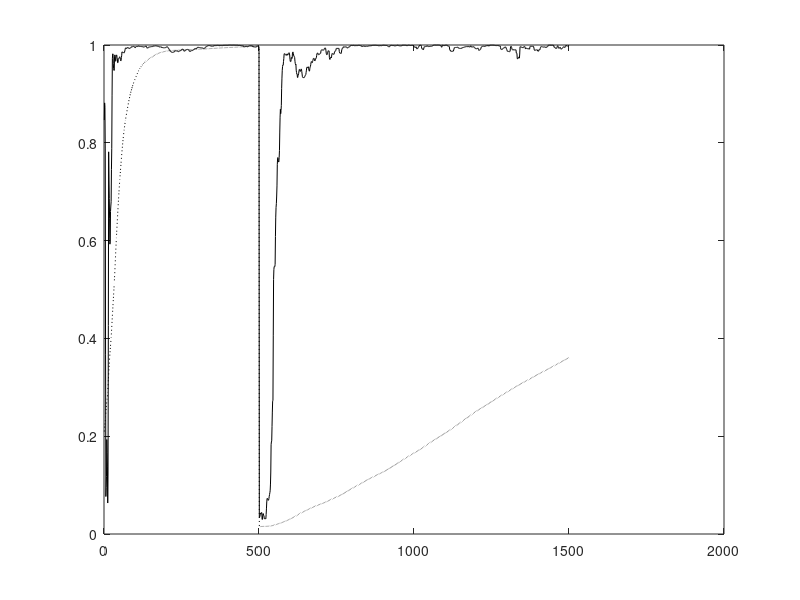

MATLAB code to generate this figure: (Note: this script raises an error after producing the figure.)
% Speedup of the Adaptive EVD Algorithm 
% Conjugate Direction Method on the Unconstrained Objective Function
% Nonstationary Case

function evdY;

clear all; close all; 

eta0 = 400;

% Number of samples N and dimension D
nSamples1 = 500;
nSamples2 = 1000;
nSamples = nSamples1 + nSamples2;
nDim = 10;
nEA = 4;
nEpochs = 1;
randn('state',0);

% Generate the covX random matrices
if 0
covX = ...
[ 0.0910   0.0380  -0.0530  -0.0050   0.0100  -0.1360   0.1550   0.0300   0.0020   0.0320 ; ...
  0.0380   0.3730   0.0180  -0.0280  -0.0110  -0.3670   0.1540  -0.0570  -0.0310  -0.0650 ; ...
 -0.0530   0.0180   1.4300   0.0170   0.0550  -0.4500  -0.0380  -0.2980  -0.0410  -0.0300 ; ...
 -0.0050  -0.0280   0.0170   0.0840  -0.0050   0.0160   0.0420  -0.0220   0.0010   0.0050 ; ...
  0.0100  -0.0110   0.0550  -0.0050   0.0710   0.0880   0.0580  -0.0690  -0.0080   0.0030 ; ...
 -0.1360  -0.3670  -0.4500   0.0160   0.0880   5.7200  -0.5440  -0.2480   0.0050   0.0950 ; ...
  0.1550   0.1540  -0.0380   0.0420   0.0580  -0.5440   2.7500  -0.3430  -0.0110  -0.1200 ; ...
  0.0300  -0.0570  -0.2980  -0.0220  -0.0690  -0.2480  -0.3430   1.4500   0.0780   0.0280 ; ...
  0.0020  -0.0310  -0.0410   0.0010  -0.0080   0.0050  -0.0110   0.0780   0.0670   0.0150 ; ...
  0.0320  -0.0650  -0.0300   0.0050   0.0030   0.0950  -0.1200   0.0280   0.0150   0.3410 ];

covX = ...
[ 0.4270   0.0110  -0.0050  -0.0250   0.0890  -0.0790  -0.0190   0.0740   0.0890   0.0050 ; ...
  0.0110   5.6900  -0.0690  -0.2820  -0.7310   0.0900  -0.1240   0.1000   0.4320  -0.1030 ; ...
 -0.0050  -0.0690   0.0800   0.0980   0.0450  -0.0410   0.0230   0.0220  -0.0350   0.0120 ; ...
 -0.0250  -0.2820   0.0980   2.8000  -0.1070   0.1500  -0.1930   0.0950  -0.2260   0.0460 ; ...
  0.0890  -0.7310   0.0450  -0.1070   3.4400   0.2530   0.2510   0.3160   0.0390  -0.0100 ; ...
 -0.0790   0.0900  -0.0410   0.1500   0.2530   2.2700  -0.1800   0.2950  -0.0390  -0.1130 ; ...
 -0.0190  -0.1240   0.0230  -0.1930   0.2510  -0.1800   0.3270   0.0270   0.0260  -0.0160 ; ...
  0.0740   0.1000   0.0220   0.0950   0.3160   0.2950   0.0270   0.7270  -0.0960  -0.0170 ; ...
  0.0890   0.4320  -0.0350  -0.2260   0.0390  -0.0390   0.0260  -0.0960   0.7150  -0.0090 ; ...
  0.0050  -0.1030   0.0120   0.0460  -0.0100  -0.1130  -0.0160  -0.0170  -0.0090   0.0650 ];

covX = ...
[ 0.3350   0.0260  -0.0510  -0.0120   0.0790   0.0170   0.0290   0.0080   0.0770  -0.0300 ; ...
  0.0260   0.0910   0.0110  -0.0100   0.0060  -0.0140  -0.0020  -0.0230   0.0110   0.0350 ; ...
 -0.0510   0.0110   0.0780   0.0000   0.0160   0.0030   0.0300  -0.0350  -0.0030  -0.0490 ; ...
 -0.0120  -0.0100   0.0000   0.0820  -0.0030  -0.0260  -0.0250  -0.0290  -0.0150   0.0250 ; ...
  0.0790   0.0060   0.0160  -0.0030   0.7970   0.1940  -0.0370  -0.0230   0.0590  -0.1450 ; ...
  0.0170  -0.0140   0.0030  -0.0260   0.1940   1.5000   0.0140  -0.1040   0.1140  -0.2290 ; ...
  0.0290  -0.0020   0.0300  -0.0250  -0.0370   0.0140   0.2770  -0.0300  -0.0770  -0.0510 ; ...
  0.0080  -0.0230  -0.0350  -0.0290  -0.0230  -0.1040  -0.0300   0.3170   0.0220   0.0100 ; ...
  0.0770   0.0110  -0.0030  -0.0150   0.0590   0.1140  -0.0770   0.0220   0.5380   0.0340 ; ...
 -0.0300   0.0350  -0.0490   0.0250  -0.1450  -0.2290  -0.0510   0.0100   0.0340   0.6680 ];

covX = ...
[ 0.0840  -0.0120   0.0010   0.0150  -0.0040   0.0240  -0.0110   0.0270   0.0730  -0.0120 ; ...
 -0.0120   0.7930   0.0000   0.1970   0.0310  -0.0260   0.0500   0.0790   0.1450  -0.0270 ; ...
  0.0010   0.0000   0.0660  -0.0230   0.0110  -0.0170   0.0390  -0.0020   0.0170  -0.0040 ; ...
  0.0150   0.1970  -0.0230   0.7280  -0.0030  -0.0150   0.1210   0.0900   0.0800   0.0410 ; ...
 -0.0040   0.0310   0.0110  -0.0030   0.0800  -0.0010  -0.0070   0.0230  -0.0140  -0.0230 ; ...
  0.0240  -0.0260  -0.0170  -0.0150  -0.0010   0.3360  -0.1470  -0.0370   0.3020  -0.0520 ; ...
 -0.0110   0.0500   0.0390   0.1210  -0.0070  -0.1470   1.4500  -0.1320  -0.2300  -0.1370 ; ... 
  0.0270   0.0790  -0.0020   0.0900   0.0230  -0.0370  -0.1320   0.3200   0.2380   0.0170 ; ...
  0.0730   0.1450   0.0170   0.0800  -0.0140   0.3020  -0.2300   0.2380   2.9300  -0.0570 ; ...
 -0.0120  -0.0270  -0.0040   0.0410  -0.0230  -0.0520  -0.1370   0.0170  -0.0570   0.3040 ];

covX = ...
[ 0.0900   0.0010  -0.0080  -0.1910  -0.0070   0.0410  -0.0300  -0.0580   0.0220   0.0320 ; ...
  0.0010   0.0920  -0.0110   0.0080  -0.0140  -0.0020   0.0120  -0.0100  -0.0210  -0.0020 ; ...
 -0.0080  -0.0110   0.0820   0.0820   0.0140  -0.0200  -0.0580   0.1050   0.0040   0.0230 ; ...
 -0.1910   0.0080   0.0820   5.6800  -0.0960  -0.0150   0.6460   0.2190  -0.2380   0.2180 ; ...
 -0.0070  -0.0140   0.0140  -0.0960   0.0760  -0.0350  -0.0400  -0.0230   0.0270  -0.0140 ; ...
  0.0410  -0.0020  -0.0200  -0.0150  -0.0350   0.4580   0.1380  -0.2510   0.0120   0.0390 ; ...
 -0.0300   0.0120  -0.0580   0.6460  -0.0400   0.1380   1.8200  -0.1830  -0.0020   0.1170 ; ...
 -0.0580  -0.0100   0.1050   0.2190  -0.0230  -0.2510  -0.1830   4.0700  -0.4640   0.1470 ; ...
  0.0220  -0.0210   0.0040  -0.2380   0.0270   0.0120  -0.0020  -0.4640   0.2630   0.0540 ; ...
  0.0320  -0.0020   0.0230   0.2180  -0.0140   0.0390   0.1170   0.1470   0.0540   0.3870 ];

covX = 20*[0.091 0.038 -.053 -.005 0.010; ...
           0.038 0.373 0.018 -.028 -.011; ...
           -.053 0.018 1.430 0.017 0.055; ...
           -.005 -.028 0.017 0.084 -.005; ...
           0.010 -.011 0.055 -.005 0.071];
end

covX1 = 2*...
[ 0.0910   0.0380  -0.0530  -0.0050   0.0100  -0.1360   0.1550   0.0300   0.0020   0.0320 ; ...
  0.0380   0.3730   0.0180  -0.0280  -0.0110  -0.3670   0.1540  -0.0570  -0.0310  -0.0650 ; ...
 -0.0530   0.0180   1.4300   0.0170   0.0550  -0.4500  -0.0380  -0.2980  -0.0410  -0.0300 ; ...
 -0.0050  -0.0280   0.0170   0.0840  -0.0050   0.0160   0.0420  -0.0220   0.0010   0.0050 ; ...
  0.0100  -0.0110   0.0550  -0.0050   0.0710   0.0880   0.0580  -0.0690  -0.0080   0.0030 ; ...
 -0.1360  -0.3670  -0.4500   0.0160   0.0880   5.7200  -0.5440  -0.2480   0.0050   0.0950 ; ...
  0.1550   0.1540  -0.0380   0.0420   0.0580  -0.5440   2.7500  -0.3430  -0.0110  -0.1200 ; ...
  0.0300  -0.0570  -0.2980  -0.0220  -0.0690  -0.2480  -0.3430   1.4500   0.0780   0.0280 ; ...
  0.0020  -0.0310  -0.0410   0.0010  -0.0080   0.0050  -0.0110   0.0780   0.0670   0.0150 ; ...
  0.0320  -0.0650  -0.0300   0.0050   0.0030   0.0950  -0.1200   0.0280   0.0150   0.3410 ];
covX2 = 4* ...
[ 0.0900   0.0010  -0.0080  -0.1910  -0.0070   0.0410  -0.0300  -0.0580   0.0220   0.0320 ; ...
  0.0010   0.0920  -0.0110   0.0080  -0.0140  -0.0020   0.0120  -0.0100  -0.0210  -0.0020 ; ...
 -0.0080  -0.0110   0.0820   0.0820   0.0140  -0.0200  -0.0580   0.1050   0.0040   0.0230 ; ...
 -0.1910   0.0080   0.0820   5.6800  -0.0960  -0.0150   0.6460   0.2190  -0.2380   0.2180 ; ...
 -0.0070  -0.0140   0.0140  -0.0960   0.0760  -0.0350  -0.0400  -0.0230   0.0270  -0.0140 ; ...
  0.0410  -0.0020  -0.0200  -0.0150  -0.0350   0.4580   0.1380  -0.2510   0.0120   0.0390 ; ...
 -0.0300   0.0120  -0.0580   0.6460  -0.0400   0.1380   1.8200  -0.1830  -0.0020   0.1170 ; ...
 -0.0580  -0.0100   0.1050   0.2190  -0.0230  -0.2510  -0.1830   4.0700  -0.4640   0.1470 ; ...
  0.0220  -0.0210   0.0040  -0.2380   0.0270   0.0120  -0.0020  -0.4640   0.2630   0.0540 ; ...
  0.0320  -0.0020   0.0230   0.2180  -0.0140   0.0390   0.1170   0.1470   0.0540   0.3870 ];

    
% Compute data
[V1,D1] = eig(covX1);
[d1,in1] = sort(diag(D1));
[V2,D2]= eig(covX2);
[d2,in2]=sort(diag(D2));
VV1 = zeros(nDim,nDim);
VV2 = zeros(nDim,nDim);
DD1 = zeros(nDim,nDim);
DD2 = zeros(nDim,nDim);
for i = 1 : nDim
   VV1(:,i) = V1(:,in1(nDim+1-i));
   VV2(:,i) = V2(:,in2(nDim+1-i));
   DD1(i,i) = D1(in1(nDim+1-i),in1(nDim+1-i));
   DD2(i,i) = D2(in2(nDim+1-i),in2(nDim+1-i));
end
x1(1:nDim,1:nSamples1) = VV1*sqrt(DD1)*randn(nDim,nSamples1);
x2(1:nDim,1:nSamples2) = VV2*sqrt(DD2)*randn(nDim,nSamples2);

% Compute Corrl matrix and eigen vectors
corX1 = zeros(nDim,nDim);
corX2 = zeros(nDim,nDim);
for i = 1 : nSamples1
   corX1 = corX1 + x1(:,i)*x1(:,i)'/nSamples1;
end
for i = 1 : nSamples2
   corX2 = corX2 + x2(:,i)*x2(:,i)'/nSamples2;
end
[V1,D1] = eig(corX1);
[d1,in1] = sort(diag(D1));
[V2,D2] = eig(corX2);
[d2,in2] = sort(diag(D2));

VV1 = zeros(nDim,nDim);
VV2 = zeros(nDim,nDim);
DD1 = zeros(nDim,nDim);
DD2 = zeros(nDim,nDim);
for i = 1 : nDim
   VV1(:,i) = V1(:,in1(nDim+1-i));
   VV2(:,i) = V2(:,in2(nDim+1-i));
   DD1(i,i) = D1(in1(nDim+1-i),in1(nDim+1-i));
   DD2(i,i) = D2(in2(nDim+1-i),in2(nDim+1-i));
end

%corX1
%V1
diag(DD1)'
%corX2
%V2
diag(DD2)'


% Adaptive algorithm
Weight = 0.995;
A = zeros(nDim,nDim);
W1 = 0.1 * ones(nDim,nEA);
W2 = 0.1 * ones(nDim,nEA);

I  = eye(nDim,nDim);
for epoch = 1 : nEpochs
   for iter = 1 : nSamples
      if iter <= nSamples1
        	Ak = x1(:,iter) * x1(:,iter)';
      else 
         Ak = x2(:,iter-nSamples1) * x2(:,iter-nSamples1)';
      end
      A = Weight * A + (1.0/(nSamples*(epoch-1) + iter))*(Ak - Weight * A);
      
      % Gradient Descent - Xu
      etat = 1.0/(eta0 + nSamples*(epoch-1) + iter);
      G = -2*A*W1 + A*W1*triu(W1'*W1) + W1*triu(W1'*A*W1);
      W1 = W1 - etat*G;
      
      % Initialize D
      G = -2*A*W2 + A*W2*triu(W2'*W2) + W2*triu(W2'*A*W2);
      if (iter == 1)
      	D = -G;   
      end
      
      % Update W
      for i = 1 : nEA
         g = G(:,i);
         w = W2(:,i);
         d = D(:,i);
         M = zeros(nDim,nDim);
         for k = 1 : i-1
            M = M + (A*W2(:,k)*W2(:,k)' + W2(:,k)*W2(:,k)'*A);
         end
         F = - 2*A + 2*A*w*w' + 2*w*w'*A + A*(w'*w) + (w'*A*w)*I  +  M;
         
         a0 = g'*d;
      	a1 = d'*F*d;
      	a2 = 3*((w'*A*d)*(d'*d) + (d'*A*d)*(w'*d));
      	a3 = 2*(d'*A*d)*(d'*d);
      	c = [a3 a2 a1 a0];
         rts = roots(c);
         
         cnt = 1; clear rs; clear r; clear J;
         for k = 1 : 3
            if isreal(rts(k))
               rs(cnt) = rts(k);
            	r = w + rts(k)*d;
               J(cnt) = -2*r'*A*r + r'*A*r*r'*r + r'*M*r;
               cnt = cnt + 1;
            end
         end
         [yy, iyy] = min(J);
         alpha = rs(iyy);
         
         w = w + alpha * d;
		  	W2(:,i) = w;
      end
      
      % Update d
      G = -2*A*W2 + A*W2*triu(W2'*W2) + W2*triu(W2'*A*W2);
      for i = 1 : nEA
         g = G(:,i);
         w = W2(:,i);
         d = D(:,i);
         M = zeros(nDim,nDim);
         for k = 1 : i-1
            M = M + (A*W2(:,k)*W2(:,k)' + W2(:,k)*W2(:,k)'*A);
         end
         F = - 2*A + 2*A*w*w' + 2*w*w'*A + A*(w'*w) + (w'*A*w)*I  +  M;
         beta = (g'*F*d) / (d'*F*d);
         d = -g + 1*beta*d;   
         D(:,i) = d;
      end
      
      % Compute direction cosine
      for i = 1 : nEA      
      	u1 = W1(:,i)/norm(W1(:,i));
         u2 = W2(:,i)/norm(W2(:,i));
         if iter <= nSamples1
            cos_t1(i,iter) = abs(u1'*VV1(:,i));
            cos_t2(i,iter) = abs(u2'*VV1(:,i));
         else 
            cos_t1(i,iter) = abs(u1'*VV2(:,i));
            cos_t2(i,iter) = abs(u2'*VV2(:,i));
         end   
      end
      ind(iter) = iter;
   end
end

% Plot the convergence results
figure(1);
plot(ind,cos_t1(1,:),'k:'); hold on;
plot(ind,cos_t2(1,:),'k-'); hold on;
legend('Gradient Descent','Conjugate Direction',0);
xlabel('Number of Samples');
ylabel('Direction Cosine - Component 1');
hold off;

% Plot the convergence results
figure(2);
plot(ind,cos_t1(2,:),'k:'); hold on;
plot(ind,cos_t2(2,:),'k-'); hold on;
legend('Gradient Descent','Conjugate Direction',0);
xlabel('Number of Samples');
ylabel('Direction Cosine - Component 2');
hold off;

% Plot the convergence results
figure(3);
plot(ind,cos_t1(3,:),'k:'); hold on;
plot(ind,cos_t2(3,:),'k-'); hold on;
legend('Gradient Descent','Conjugate Direction',0);
xlabel('Number of Samples');
ylabel('Direction Cosine - Component 3');
hold off;

% Plot the convergence results
figure(4);
plot(ind,cos_t1(4,:),'k:'); hold on;
plot(ind,cos_t2(4,:),'k-'); hold on;
legend('Gradient Descent','Conjugate Direction',0);
xlabel('Number of Samples');
ylabel('Direction Cosine - Component 4');
hold off;

%keyboard




  
